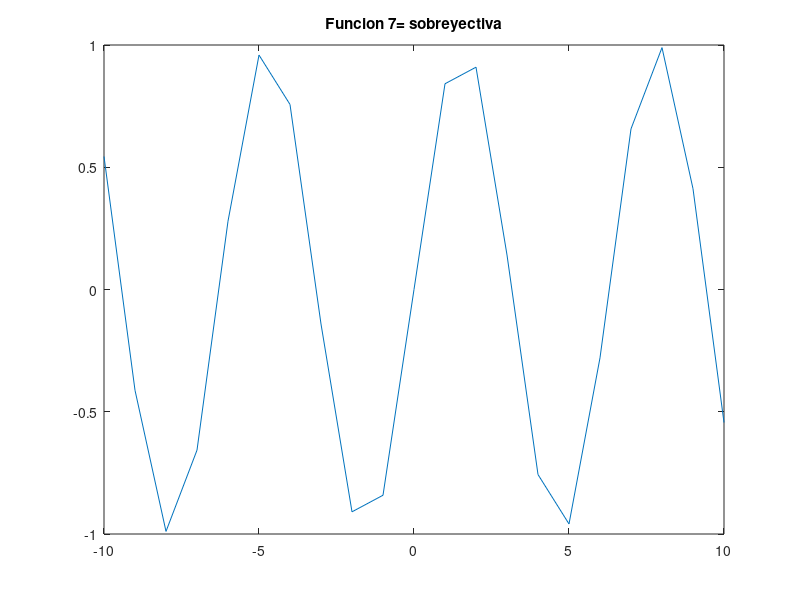

This chart was generated by the following MATLAB code:
% Script de Octave
% Titulo      :Funciones trascendentes
% Author      :Astrit Lariza Garcia Castillo
% Date        :20211123
% Version     :1
% Usage       :octave> cd /path/
% Notes       :Requiere aplicacion octave 


clear


v= -10:1:10;
 
cv= sin(v);

plot(v, cv);

title(['Funcion 7= sobreyectiva']);
disp("Esta funcion es subrayectiva por que ningun elemento del codominio y sobra respecto al dominio");
disp("Esta funcion no es inyectiva porque al trazar una rectar hacia el eje x, esta corta mas de un punto la recta");
disp("Por lo tanto no puede ser biyectiva por que no cumple con ambas clasificaciones");